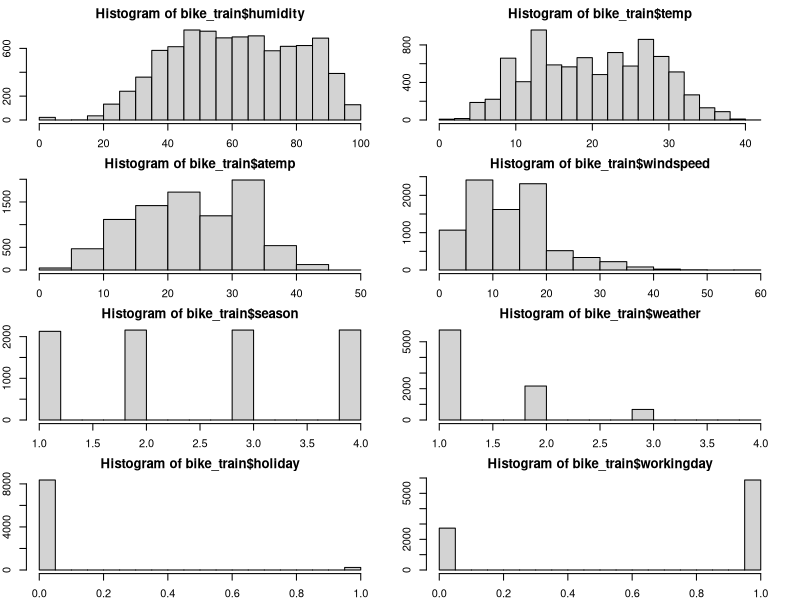
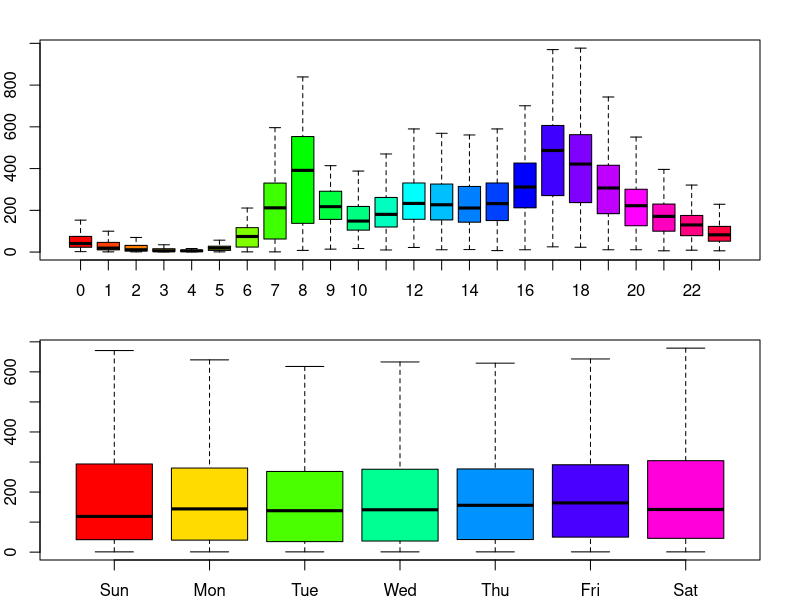
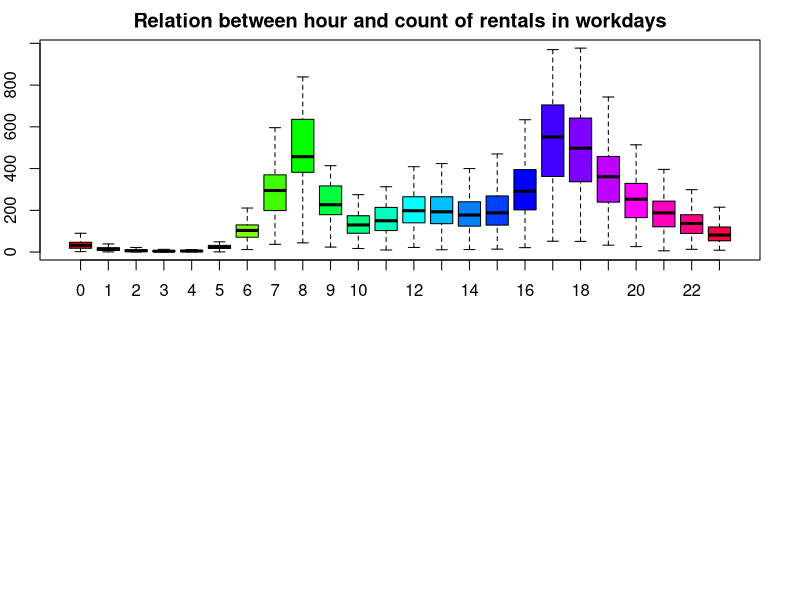
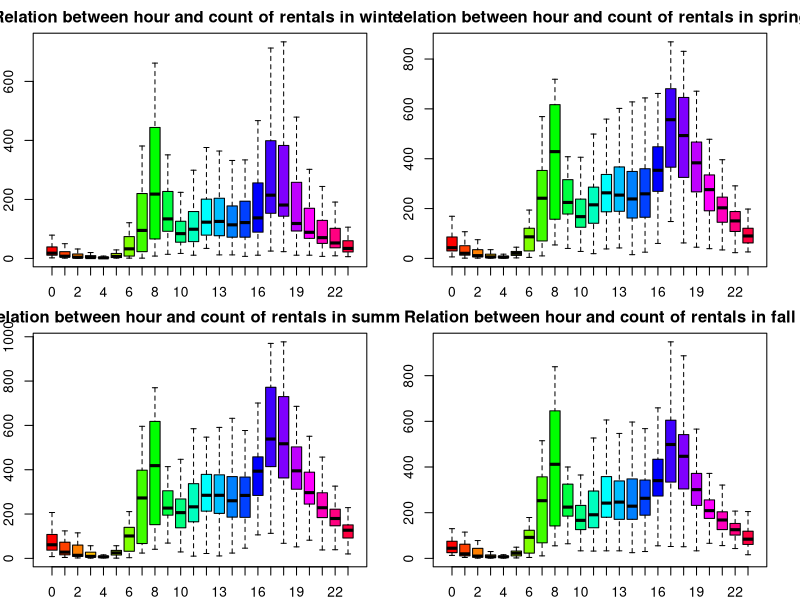
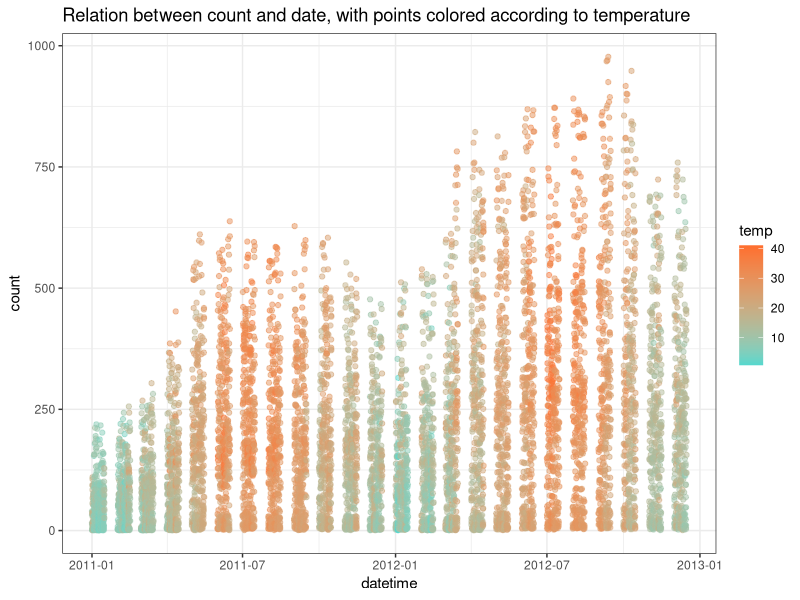
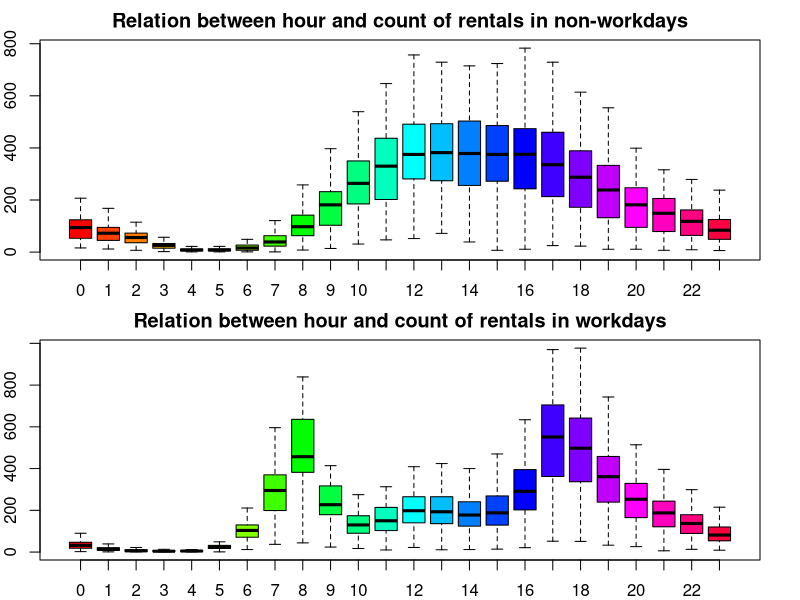
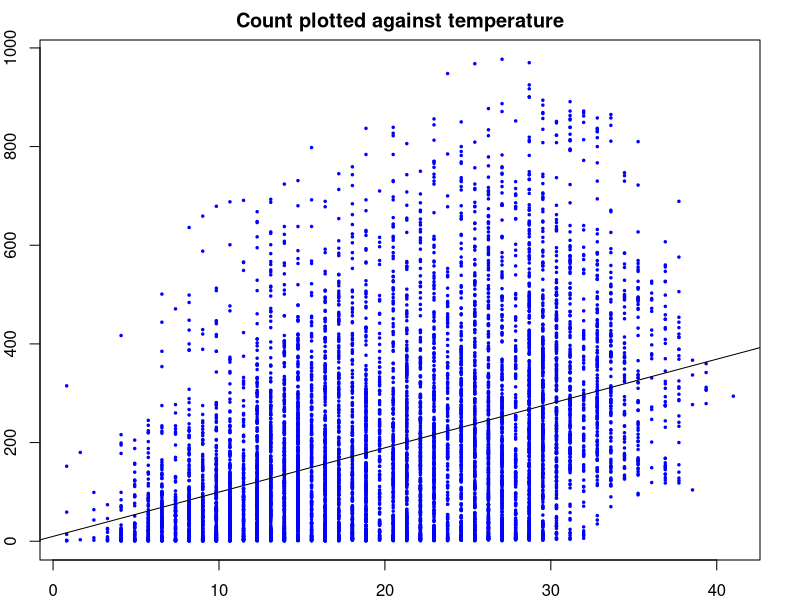

These figures' R source, in order: (Note: this script raises an error after producing the figures.)
# installs 
# install.packages("lubridate", dependencies = TRUE)
# install.packages("ggplot", dependencies = TRUE)
# install.packages("plyr", dependencies = TRUE)
library(ggplot2)
library(lubridate)
library(randomForest)

# clean
rm(list=ls())
getwd()

# load data
bike_train <- read.csv("bike_train.csv", sep = ",")
bike_test <- read.csv("bike_test.csv", sep = ",")

# format datetime column
bike_train$datetime <- as.POSIXct(bike_train$datetime, tz = "UTC", format = "%Y-%m-%d%H:%M:%S")
bike_test$datetime <- as.POSIXct(bike_test$datetime, tz = "UTC", format = "%Y-%m-%d%H:%M:%S")

# initial histograms for overview of data
par(mfrow=c(4,2));
par(mar = rep(2, 4));
hist(bike_train$humidity);
hist(bike_train$temp);
hist(bike_train$atemp);
hist(bike_train$windspeed);
hist(bike_train$season);
hist(bike_train$weather);
hist(bike_train$holiday);
hist(bike_train$workingday);

# factorize non-continuous columns
bike_train$season_factored <- factor(bike_train$season, labels = c("Winter", "Spring", "Summer", "Fall"))
bike_train$holiday_factored <- factor(bike_train$holiday, labels = c("Not_Holiday", "Holiday"))
bike_train$workingday_factored <- factor(bike_train$workingday, labels = c("Not_Working_Day", "Working_Day"))
bike_train$weather_factored <- factor(bike_train$weather, labels = c("Good", "Normal", "Bad", "Very Bad"))


bike_test$season_factored <- factor(bike_test$season, labels = c("Winter", "Spring", "Summer", "Fall"))
bike_test$holiday_factored <- factor(bike_test$holiday, labels = c("Not_Holiday", "Holiday"))
bike_test$workingday_factored <- factor(bike_test$workingday, labels = c("Not_Working_Day", "Working_Day"))
bike_test$weather_factored <- factor(bike_test$weather, labels = c("Good", "Normal", "Bad"))


# split up datetime into components
bike_train$month <- as.integer(format(as.POSIXlt(bike_train$datetime), format = "%m"))
bike_train$weekday <- as.integer(format(as.POSIXlt(bike_train$datetime), format = "%u"))
bike_train$hour <- as.integer(format(as.POSIXlt(bike_train$datetime), format = "%H"))
bike_train$day_name=wday(as.Date(bike_train$datetime,"%Y-%m-%d%H:%M:%S", tz = "UTC"), label=TRUE)
bike_train$hour_factored <- as.factor(bike_train$hour)

bike_test$month <- as.integer(format(as.POSIXlt(bike_test$datetime), format = "%m"))
bike_test$weekday <- as.integer(format(as.POSIXlt(bike_test$datetime), format = "%u"))
bike_test$hour <- as.integer(format(as.POSIXlt(bike_test$datetime), format = "%H"))
bike_test$day_name=wday(as.Date(bike_test$datetime,"%Y-%m-%d%H:%M:%S", tz = "UTC"), label=TRUE)
bike_test$hour_factored <- as.factor(bike_test$hour)

# boxplot relation between hour and count of rentals
par(mfrow=c(2,1));
boxplot(bike_train$count~bike_train$hour_factored,xlab="hour", ylab="count of rentals", col=rainbow(length(unique(bike_train$hour_factored))),outline=FALSE)
boxplot(bike_train$count~bike_train$day_name,xlab="day", ylab="count of rentals", col=rainbow(length(unique(bike_train$day))),outline=FALSE)

par(mfrow=c(2,1));
# boxplot relation between hour and count of rentals in workdays
bike_train_filtered = bike_train[bike_train$workingday == 1, ];
boxplot(main="Relation between hour and count of rentals in workdays", bike_train_filtered$count~bike_train_filtered$hour_factored,xlab="hour", ylab="count of rentals", col=rainbow(length(unique(bike_train$hour_factored))),outline=FALSE)


par(mfrow=c(2,2));
# boxplot relation between hour and count of rentals in winter
bike_train_filtered = bike_train[bike_train$season == 1, ];
boxplot(main="Relation between hour and count of rentals in winter", bike_train_filtered$count~bike_train_filtered$hour_factored,xlab="hour", ylab="count of rentals", col=rainbow(length(unique(bike_train$hour_factored))),outline=FALSE)

# boxplot relation between hour and count of rentals in spring
bike_train_filtered = bike_train[bike_train$season == 2, ];
boxplot(main="Relation between hour and count of rentals in spring", bike_train_filtered$count~bike_train_filtered$hour_factored,xlab="hour", ylab="count of rentals", col=rainbow(length(unique(bike_train$hour_factored))),outline=FALSE)

# boxplot relation between hour and count of rentals in summer
bike_train_filtered = bike_train[bike_train$season == 3, ];
boxplot(main="Relation between hour and count of rentals in summer", bike_train_filtered$count~bike_train_filtered$hour_factored,xlab="hour", ylab="count of rentals", col=rainbow(length(unique(bike_train$hour_factored))),outline=FALSE)

# boxplot relation between hour and count of rentals in fall
bike_train_filtered = bike_train[bike_train$season == 4, ];
boxplot(main="Relation between hour and count of rentals in fall", bike_train_filtered$count~bike_train_filtered$hour_factored,xlab="hour", ylab="count of rentals", col=rainbow(length(unique(bike_train$hour_factored))),outline=FALSE)

# plot relation between count and date, with points colored according to temp
pl <- ggplot(bike_train,aes(datetime,count)) + geom_point(aes(color=temp),alpha=0.5)
pl + ggtitle("Relation between count and date, with points colored according to temperature") + scale_color_continuous(low = '#55D8CE',high = '#FF6E2E') + theme_bw()


par(mfrow=c(2,1));
# boxplot relation between hour and count of rentals in non-workdays
bike_train_filtered = bike_train[bike_train$workingday == 0, ];
boxplot(main="Relation between hour and count of rentals in non-workdays", bike_train_filtered$count~bike_train_filtered$hour_factored,xlab="hour", ylab="count of rentals", col=rainbow(length(unique(bike_train$hour_factored))),outline=FALSE)

# boxplot relation between hour and count of rentals in workdays
bike_train_filtered = bike_train[bike_train$workingday == 1, ];
boxplot(main="Relation between hour and count of rentals in workdays", bike_train_filtered$count~bike_train_filtered$hour_factored,xlab="hour", ylab="count of rentals", col=rainbow(length(unique(bike_train_filtered$hour_factored))),outline=FALSE)

# section 2
bikes_train_lm <- lm(data = bike_train, count ~ temp)
summary(bikes_train_lm)
par(mfrow=c(1,1));
plot(bike_train$temp, bike_train$count, pch = 20, cex = .5, col = "blue", main = "Count plotted against temperature", xlab = "Temperature", ylab = "Count")
abline(lm(data = bike_train, count ~ temp))

## 70% of the sample size
smp_size <- floor(0.7 * nrow(bike_train))
set.seed(4242)
train_ind <- sample(seq_len(nrow(bike_train)), size = smp_size)

subset_train <- bike_train[train_ind, ]
subset_test <- bike_train[-train_ind, ]

subset_train_lm <- lm(data = subset_train, count ~ temp + hour)
summary(subset_train_lm)

subset_train_lm_factored <- lm(data = subset_train, count ~ temp + hour_factored)
summary(subset_train_lm_factored)

# create hour windows in datasets
bike_train$hour_window<-NA
bike_train$hour_window<-ifelse(bike_train$hour>=0 & bike_train$hour<=6 | bike_train$hour==23,"night", bike_train$hour_window)
bike_train$hour_window<-ifelse(bike_train$hour>=7 & bike_train$hour<=9,"morning_commute", bike_train$hour_window)
bike_train$hour_window<-ifelse(bike_train$hour>=10 & bike_train$hour<=15,"midday", bike_train$hour_window)
bike_train$hour_window<-ifelse(bike_train$hour>=16 & bike_train$hour<=19,"evening_commute", bike_train$hour_window)
bike_train$hour_window<-ifelse(bike_train$hour>=20 & bike_train$hour<=22,"late_evening", bike_train$hour_window)
bike_train$hour_window <- as.factor(bike_train$hour_window)

bike_test$hour_window<-NA
bike_test$hour_window<-ifelse(bike_test$hour>=0 & bike_test$hour<=6 | bike_test$hour==23,"night", bike_test$hour_window)
bike_test$hour_window<-ifelse(bike_test$hour>=7 & bike_test$hour<=9,"morning_commute", bike_test$hour_window)
bike_test$hour_window<-ifelse(bike_test$hour>=10 & bike_test$hour<=15,"midday", bike_test$hour_window)
bike_test$hour_window<-ifelse(bike_test$hour>=16 & bike_test$hour<=19,"evening_commute", bike_test$hour_window)
bike_test$hour_window<-ifelse(bike_test$hour>=20 & bike_test$hour<=22,"late_evening", bike_test$hour_window)
bike_test$hour_window <- as.factor(bike_test$hour_window)


# create hour windows in training
subset_train$hour_window<-NA
subset_train$hour_window<-ifelse(subset_train$hour>=0 & subset_train$hour<=6 | subset_train$hour==23,"night", subset_train$hour_window)
subset_train$hour_window<-ifelse(subset_train$hour>=7 & subset_train$hour<=9,"morning_commute", subset_train$hour_window)
subset_train$hour_window<-ifelse(subset_train$hour>=10 & subset_train$hour<=15,"midday", subset_train$hour_window)
subset_train$hour_window<-ifelse(subset_train$hour>=16 & subset_train$hour<=19,"evening_commute", subset_train$hour_window)
subset_train$hour_window<-ifelse(subset_train$hour>=20 & subset_train$hour<=22,"late_evening", subset_train$hour_window)
subset_train$hour_window <- as.factor(subset_train$hour_window)

# create hour windows in test
subset_test$hour_window<-NA
subset_test$hour_window<-ifelse(subset_test$hour>=0 & subset_test$hour<=6 | subset_test$hour==23,"night", subset_test$hour_window)
subset_test$hour_window<-ifelse(subset_test$hour>=7 & subset_test$hour<=9,"morning_commute", subset_test$hour_window)
subset_test$hour_window<-ifelse(subset_test$hour>=10 & subset_test$hour<=15,"midday", subset_test$hour_window)
subset_test$hour_window<-ifelse(subset_test$hour>=16 & subset_test$hour<=19,"evening_commute", subset_test$hour_window)
subset_test$hour_window<-ifelse(subset_test$hour>=20 & subset_test$hour<=22,"late evening", subset_test$hour_window)
subset_test$hour_window <- as.factor(subset_test$hour_window)


# set midday as the reference level
subset_train$hour_window=relevel(subset_train$hour_window, "midday")

# linear regression
subset_train.lm <- lm(data = subset_train, count ~ temp + hour_window)
summary(subset_train.lm)

subset_train.im <- lm(data = subset_train, count ~ temp*hour_window)
summary(subset_train.im)


subset_test$predictTest = predict(subset_train.lm, subset_test)
lm.sse_test = sum((subset_test$count - subset_test$predictTest)^2)
lm.sst_test = sum((subset_test$count - mean(bike_train$count))^2)
1 - lm.sse_test/lm.sst_test

subset_test$predictTest2 = predict(subset_train.im, subset_test)
im.sse_test = sum((subset_test$count - subset_test$predictTest2)^2)
im.sst_test = sum((subset_test$count - mean(bike_train$count))^2)
1 - im.sse_test/im.sst_test


# Section 3
cor(bike_train$count,bike_train$humidity)
cor(bike_train$count,bike_train$atemp)
cor(bike_train$count,bike_train$temp)

# plot count as function of atemp, to find optimal atemp
plot(bike_train$atemp, bike_train$count, type = 'h', col= 'blue', xlab = 'Actual Temperature', ylab = 'Total Bike Rentals')

# normalize atemp in the datasets
bike_train$atemp_normalized<-NA
bike_train$atemp_normalized<-ifelse(bike_train$atemp>32, 60+(46-bike_train$atemp)*40/14, bike_train$atemp_normalized);
bike_train$atemp_normalized<-ifelse(bike_train$atemp<=32, bike_train$atemp*100/32, bike_train$atemp_normalized);
subset_test$atemp_normalized<-NA
subset_test$atemp_normalized<-ifelse(subset_test$atemp>32, 60+(46-subset_test$atemp)*40/14, subset_test$atemp_normalized);
subset_test$atemp_normalized<-ifelse(subset_test$atemp<=32, subset_test$atemp*100/32, subset_test$atemp_normalized);
bike_test$atemp_normalized<-NA
bike_test$atemp_normalized<-ifelse(bike_test$atemp>32, 60+(46-bike_test$atemp)*40/14, bike_test$atemp_normalized);
bike_test$atemp_normalized<-ifelse(bike_test$atemp<=32, bike_test$atemp*100/32, bike_test$atemp_normalized);

# create agg_temp variable in datasets
bike_train$agg_temp = NA
bike_train$agg_temp = (bike_train$atemp_normalized - bike_train$humidity)*4 - bike_train$weather*10 + bike_train$season*25
subset_test$agg_temp = NA
subset_test$agg_temp = (subset_test$atemp_normalized - subset_test$humidity)*4 - subset_test$weather*10 + subset_test$season*25
bike_test$agg_temp = NA
bike_test$agg_temp = (bike_test$atemp_normalized - bike_test$humidity)*4 - bike_test$weather*10 + bike_test$season*25

# see correlation of agg_temp to count
cor(bike_train$count, bike_train$agg_temp)

bike_train.final <- lm(data = bike_train, count ~ holiday_factored*hour_window+workingday_factored*hour_window+hour*hour_window+agg_temp*hour_window)
summary(bike_train.final)

subset_test$predictTest = predict(bike_train.final, subset_test)

final.sse_test = sum((subset_test$count - subset_test$predictTest)^2)
final.sst_test = sum((subset_test$count - mean(bike_train$count))^2)
1 - final.sse_test/final.sst_test

# add all new columns to bike_test so we can run our prediction 
bike_test$count = floor(predict(bike_train.final, bike_test))
#cleaning up outliers
bike_test$count = ifelse(bike_test$count < 0, 0, bike_test$count)
write.csv(bike_test, file = "bike_test.csv")
